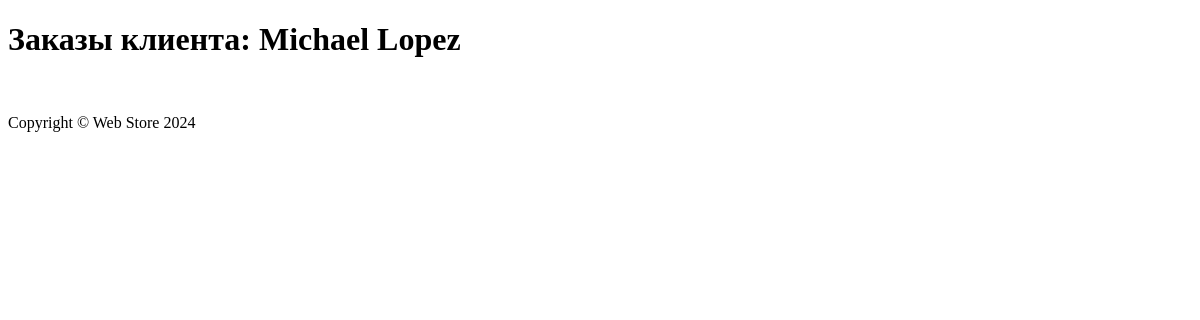
Before: /orders/customer-orders/5 with the older database file.
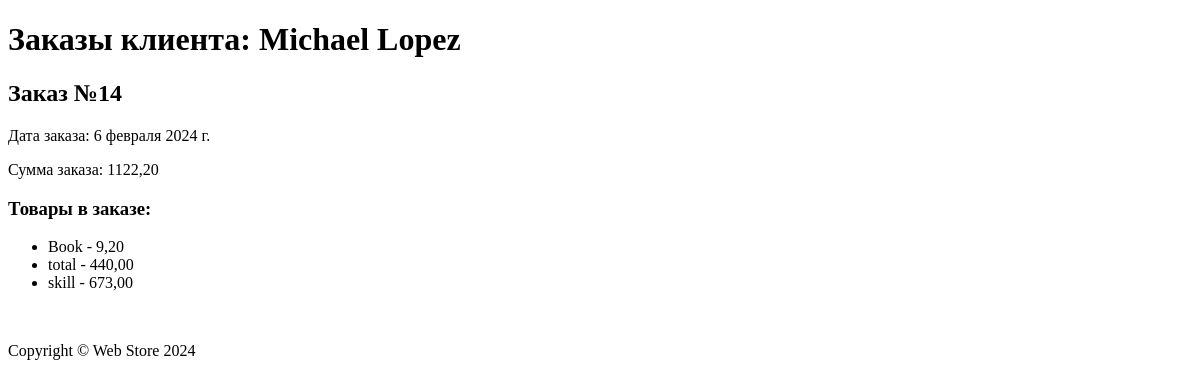
After: the same page with the newer database file.
### orders/models.py (models this page shows, shortened)
class Order(models.Model):
    customer = models.ForeignKey(Customer, on_delete=models.CASCADE, verbose_name='Клиент')
    products = models.ManyToManyField(Product, verbose_name='Товары')
    total_amount = models.DecimalField(max_digits=10, decimal_places=2, verbose_name='Сумма заказа')
    order_date = models.DateField(auto_now_add=True, verbose_name='Дата заказа')
    class Meta:
        verbose_name = 'Заказ'
        verbose_name_plural = 'Заказы'

### products/models.py (models this page shows, shortened)
class Product(models.Model):
    name = models.CharField(max_length=255, verbose_name='Название')
    description = models.TextField(verbose_name='Описание')
    price = models.DecimalField(max_digits=10, decimal_places=2, verbose_name='Цена')
    quantity = models.IntegerField(verbose_name='Количество')
    added_date = models.DateField(auto_now_add=True, verbose_name='Дата добавления')
    image = models.ImageField(upload_to='images/', default='Add image', blank=True, verbose_name='Изображение')
    class Meta:
        verbose_name = 'Товар'
        verbose_name_plural = 'Товары'

### orders/views.py (the view)
# urls.py: path('customer-orders/<int:customer_id>', fetch_customer_orders, name='customer_orders'),
def fetch_customer_orders(request, customer_id):
    customer = get_object_or_404(Customer, pk=customer_id)
    orders = Order.objects.filter(customer=customer)
    context = {
        'customer': customer,
        'orders': orders,
    }
    return render(request, 'orders/orders.html', context)

### orders/templates/orders/orders.html
{% extends 'base.html' %}
{% block content %}
<h1>Заказы клиента: {{ customer.name }}</h1>
{% for order in orders %}
  <h2>Заказ №{{ order.id }}</h2>
  <p>Дата заказа: {{ order.order_date }}</p>
  <p>Сумма заказа: {{ order.total_amount }}</p>
  <h3>Товары в заказе:</h3>
  <ul>
    {% for product in order.products.all %}
      <li>{{ product.name }} - {{ product.price }}</li>
    {% endfor %}
  </ul>
{% endfor %}
{% endblock %}

Changed rows visible on the page:
added Order: id "14", order_date "6 февраля 2024 г.", total_amount "1122,20"
now on this page (row unchanged): Product: name "Book", price "9,20"
now on this page (row unchanged): Product: name "total", price "440,00"
now on this page (row unchanged): Product: name "skill", price "673,00"
